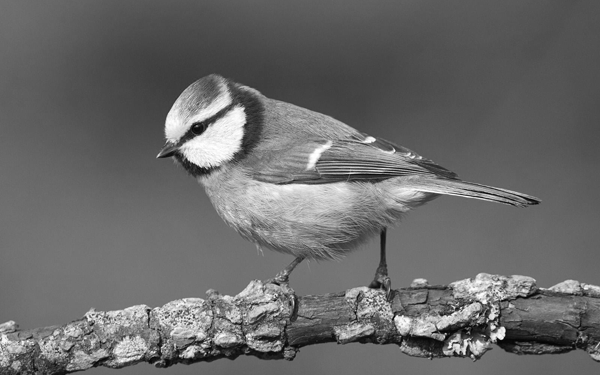
#> input picture grayscale.png, 600 x 375 px, found by its file name
$ python exo1.py
#> lines starting #> are read from the running program, lines starting #| are printed output that depends on the picture; after the words box and inside, x2 and y2 are one past the last pixel; in counts of white or black regions, pixels touching at a corner belong together
import cv2
import numpy as np
import matplotlib.pyplot as plt

image = cv2.imread(r'C:/Users/Mehdi/OneDrive\Desktop/TAI/tp2/grayscale.png', cv2.IMREAD_GRAYSCALE)
#> image is the input picture: shape (375, 600); min 2, max 255, mean 105.3

hist = cv2.calcHist([image], [0], None, [256], [0, 256])
#> hist = 256 values, max 5819 at index 115, min 0 at index 0, mean 878.9
plt.figure()
plt.title("Grayscale Image Histogram")
plt.xlabel("Pixel Value")
plt.ylabel("Frequency")
plt.plot(hist)
plt.xlim([0, 256])
plt.show()
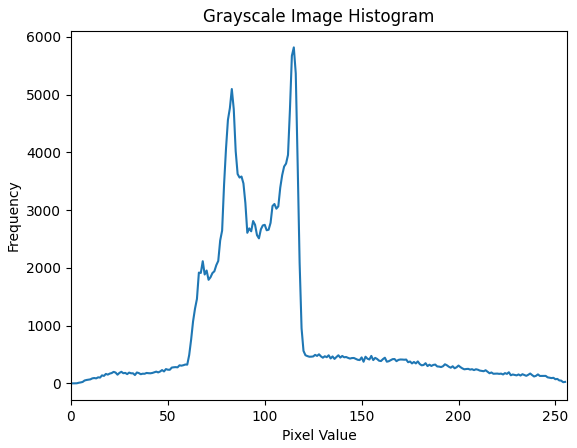
#> figure drawn by matplotlib, 1 panel; curve peaks at x = 115, y = 5819

threshold= np.argmax(hist)
#> threshold = 115
_, thresholded_image = cv2.threshold(image, threshold, 255, cv2.THRESH_BINARY)
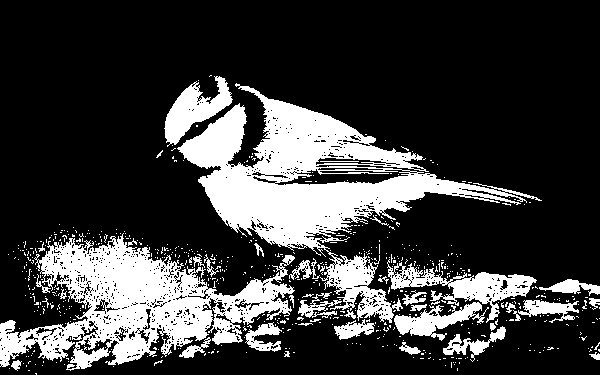
#> thresholded_image: shape (375, 600); 23.7% white; 636 white regions (598 under 20 px), largest, box (x1, y1, x2, y2) and area: (177, 83, 542, 323) 23328, (0, 233, 295, 371) 17136, (387, 259, 537, 323) 2795
result = cv2.hconcat([image, thresholded_image])
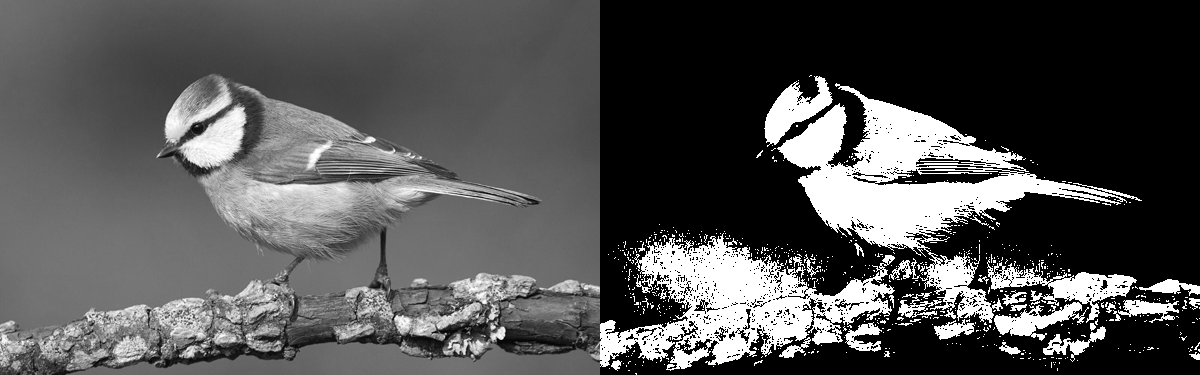
#> result: shape (375, 1200); min 0, max 255, mean 82.9
cv2.imshow('Combined Images', result)
cv2.waitKey(0)
cv2.destroyAllWindows()
